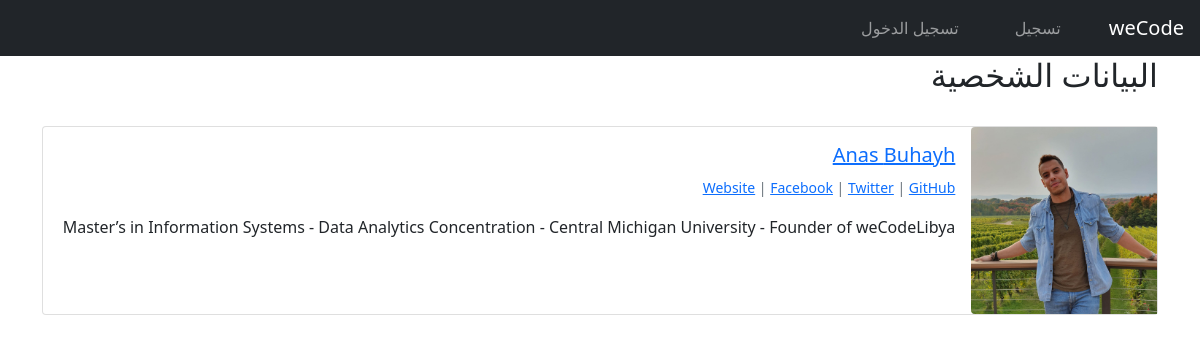
/members/1/profile/, run on the app's committed database.
### members/models.py (models this page shows, shortened)
class Profile(models.Model):
    user = models.OneToOneField(User, null=True, on_delete=models.CASCADE)
    bio = models.TextField()
    profile_pic = models.ImageField(null=True, blank=True, upload_to="users-pictures/")
    website_url = models.CharField(max_length=255, null=True, blank=True)
    twitter_url = models.CharField(max_length=255, null=True, blank=True)
    facebook_url = models.CharField(max_length=255, null=True, blank=True)
    github_url = models.CharField(max_length=255, null=True, blank=True)

### members/views.py (the view)
# urls.py: path('<int:pk>/profile/', ShowProfilePageView.as_view(), name='show-profile-page'),
class ShowProfilePageView(DetailView):
    model = Profile
    template_name = 'registration/user_profile.html'
    def get_context_data(self, *args, **kwargs):
        users = Profile.objects.all()
        context = super(ShowProfilePageView, self).get_context_data(*args, **kwargs)
        page_user = get_object_or_404(Profile, id=self.kwargs['pk'])
        context["page_user"] = page_user
        return context

### members/templates/registration/user_profile.html
{% extends 'base.html' %}
{% load static %}
{% block content %}
<h2>البيانات الشخصية</h2>
<br>
<div class="card mb-3">
    <div class="row g-0">
        <div class="col-md-2">
        {% if page_user.profile_pic %}
        <img src="{{ page_user.profile_pic.url  }}" class="img-fluid rounded-start" alt="profile picture">
        {% else %}
        <img src="{% static 'weCodeBlog\images\default-picture.png' %}" class="img-fluid rounded-start" alt="profile picture">
        {% endif %}
        </div>
        <div class="col-md-10">
        <div class="card-body">
            <h5 class="card-title"><a href="{% url 'show-profile-page' page_user.id %}">{{ page_user.user.first_name }} {{ page_user.user.last_name }}</a></h5>
            <p class="card-text"><small class="text-muted">
                {% if page_user.website_url %}
                    <a href="{{ page_user.website_url }}">Website</a> |
                {% endif %}
                {% if page_user.facebook_url %}
                    <a href="{{ page_user.facebook_url }}">Facebook</a> |
                {% endif %}
                {% if page_user.twitter_url %}
                    <a href="{{ page_user.twitter_url }}">Twitter</a> |
                {% endif %}
                {% if page_user.github_url %}
                    <a href="{{ page_user.github_url }}">GitHub</a>
                {% endif %}
            </small></p>
            <p class="card-text">{{ page_user.bio }}</p>
        </div>
        </div>
    </div>
</div>
{% endblock %}

### data on the page
Profile: profile_pic (picture), user.first_name "Anas", user.last_name "Buhayh", bio "Master’s in Information Systems - Data Analytics Concentration - Central Michigan University - Founder of weCodeLibya"
